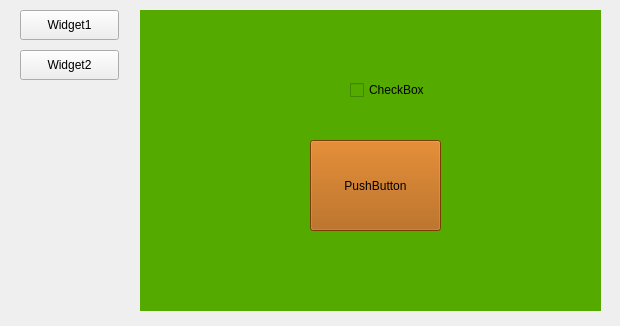
<?xml version="1.0" encoding="UTF-8"?>
<ui version="4.0">
 <class>MainWindow</class>
 <widget class="QMainWindow" name="MainWindow">
  <property name="geometry">
   <rect>
    <x>0</x>
    <y>0</y>
    <width>620</width>
    <height>326</height>
   </rect>
  </property>
  <property name="windowTitle">
   <string>MainWindow</string>
  </property>
  <widget class="QWidget" name="centralWidget">
   <widget class="QStackedWidget" name="stackedWidget">
    <property name="geometry">
     <rect>
      <x>140</x>
      <y>10</y>
      <width>461</width>
      <height>301</height>
     </rect>
    </property>
    <property name="styleSheet">
     <string notr="true"/>
    </property>
    <property name="currentIndex">
     <number>0</number>
    </property>
    <widget class="QWidget" name="widget">
     <property name="styleSheet">
      <string notr="true">background-color: rgb(85, 170, 0);</string>
     </property>
     <widget class="QPushButton" name="pushButton_3">
      <property name="geometry">
       <rect>
        <x>170</x>
        <y>130</y>
        <width>131</width>
        <height>91</height>
       </rect>
      </property>
      <property name="styleSheet">
       <string notr="true">background-color: rgb(170, 85, 0);</string>
      </property>
      <property name="text">
       <string>PushButton</string>
      </property>
     </widget>
     <widget class="QCheckBox" name="checkBox">
      <property name="geometry">
       <rect>
        <x>210</x>
        <y>70</y>
        <width>81</width>
        <height>20</height>
       </rect>
      </property>
      <property name="text">
       <string>CheckBox</string>
      </property>
     </widget>
    </widget>
    <widget class="QWidget" name="widget_2">
     <property name="styleSheet">
      <string notr="true">background-color: rgb(170, 0, 255);</string>
     </property>
     <widget class="QRadioButton" name="radioButton">
      <property name="geometry">
       <rect>
        <x>160</x>
        <y>110</y>
        <width>95</width>
        <height>20</height>
       </rect>
      </property>
      <property name="text">
       <string>RadioButton</string>
      </property>
     </widget>
     <widget class="QProgressBar" name="progressBar">
      <property name="geometry">
       <rect>
        <x>160</x>
        <y>160</y>
        <width>118</width>
        <height>23</height>
       </rect>
      </property>
      <property name="value">
       <number>24</number>
      </property>
     </widget>
    </widget>
   </widget>
   <widget class="QPushButton" name="pushButton_2">
    <property name="geometry">
     <rect>
      <x>20</x>
      <y>50</y>
      <width>99</width>
      <height>30</height>
     </rect>
    </property>
    <property name="text">
     <string>Widget2</string>
    </property>
   </widget>
   <widget class="QPushButton" name="pushButton">
    <property name="geometry">
     <rect>
      <x>20</x>
      <y>10</y>
      <width>99</width>
      <height>30</height>
     </rect>
    </property>
    <property name="text">
     <string>Widget1</string>
    </property>
   </widget>
  </widget>
 </widget>
 <layoutdefault spacing="6" margin="11"/>
 <resources/>
 <connections/>
</ui>
